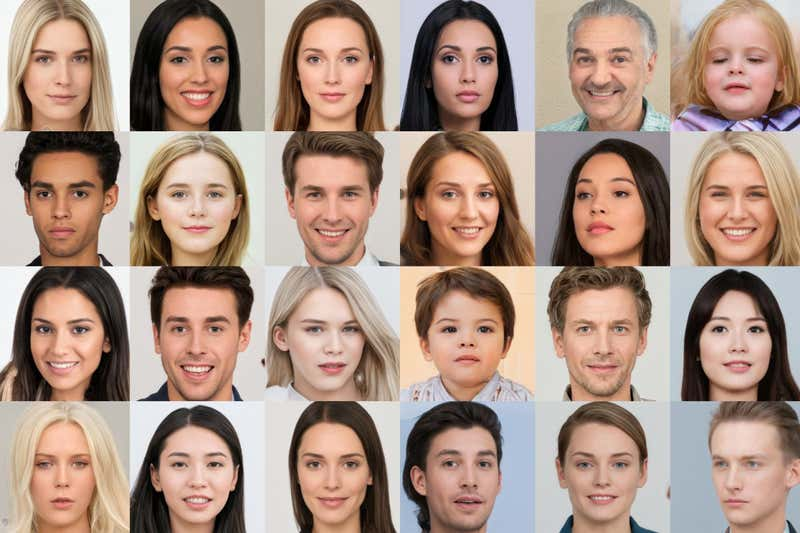
#> input picture Image_Processing/Texture_anlaysis/LBP/faces.jpg, 800 x 533 px
$ python imple.py
#> lines starting #> are read from the running program, lines starting #| are printed output that depends on the picture
import cv2
import numpy as np
ORDER = ((-1, -1), (-1, 0), (-1, 1), (0, 1), (1, 1), (1, 0), (1, -1), (0, -1))


def lbp_filter(img, border_type=cv2.BORDER_REPLICATE):
    new_img = np.zeros_like(img)
    h, w = img.shape
    img = cv2.copyMakeBorder(img, 1, 1, 1, 1, border_type,)
    for y in range(1, h):
        for x in range(1, w):
            current_val = img[y, x]
            new_img[y, x] = sum(
                [(2**idx) for idx, (i, j) in enumerate(ORDER) if img[i+y, j+x] >= current_val])
    return new_img


def _main():
    img = cv2.imread("faces.jpg", 0)
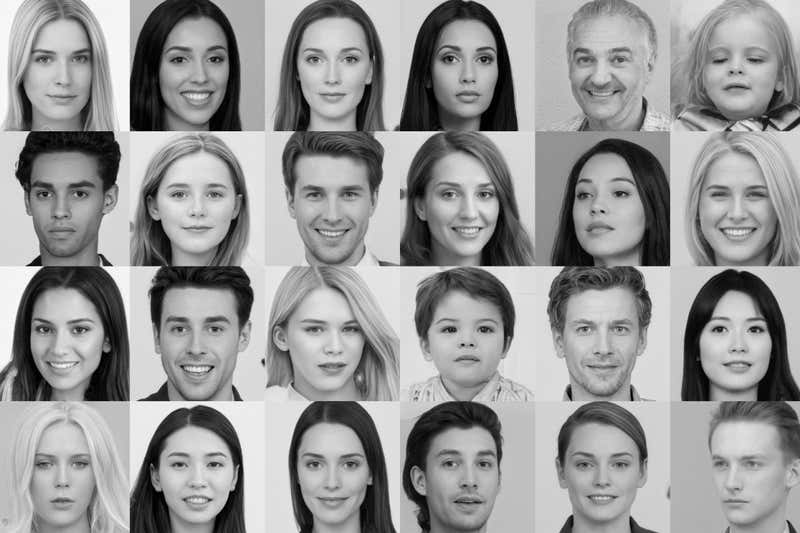
#> img: shape (533, 800); min 0, max 255, mean 151.1
    for img in np.array_split(img, 4):
        for img in np.array_split(img, 6, axis=1):
            cv2.imshow("ORG IMAGE", img)
            cv2.imshow("LBL IMAGE", lbp_filter(img))
            cv2.waitKey(0)
#> this loop made 4 passes
#> pass 1, in _main, `cv2.imshow("ORG IMAGE", img)`:
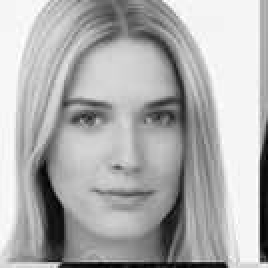
#> window 'ORG IMAGE': shape (134, 134) (shown 2 times larger); min 0, max 255, mean 174.1
#> pass 1, in lbp_filter, `img = cv2.copyMakeBorder(img, 1, 1, 1, 1, border_type,)`:
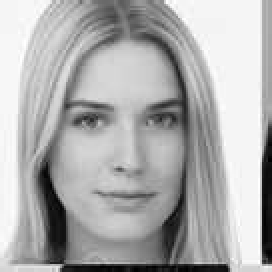
#> img: shape (136, 136) (shown 2 times larger); min 0, max 255, mean 173.5
#> pass 1, in _main, `cv2.imshow("LBL IMAGE", lbp_filter(img))`:
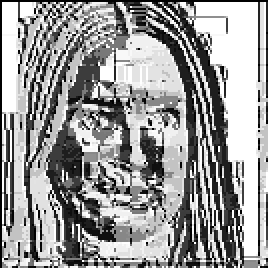
#> window 'LBL IMAGE': shape (134, 134) (shown 2 times larger); min 0, max 255, mean 153.7
#> pass 1, in _main, `cv2.imshow("ORG IMAGE", img)`:
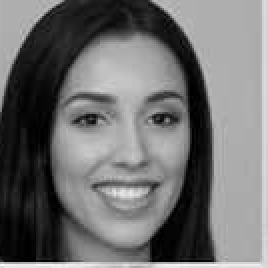
#> window 'ORG IMAGE': shape (134, 134) (shown 2 times larger); min 0, max 255, mean 110.9


if __name__ == "__main__":
    _main()
